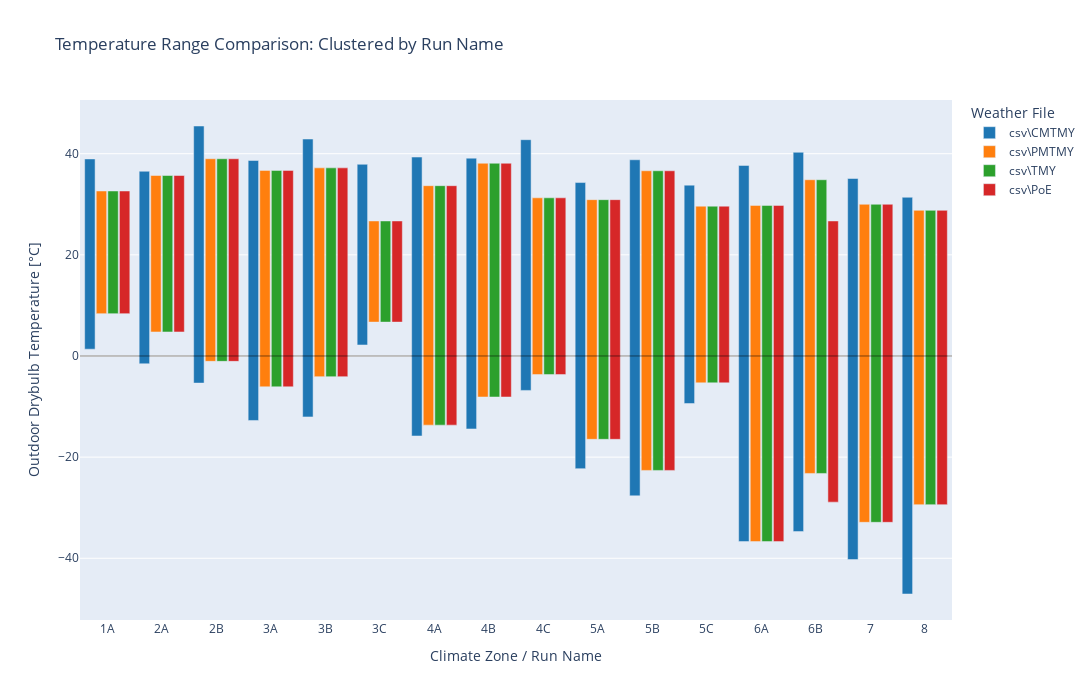

Notebook code for this chart:
### Code cell
# 1. Define your file list
# (Using the filenames as they appear in the current folder)
file_list = [
    'C:\\Users\\arjun\\REVIVE\\Research\\CATE_2026\\enthalpy_test_csv\\CMTMY_ResultsTable.csv', 
    'C:\\Users\\arjun\\REVIVE\\Research\\CATE_2026\\enthalpy_test_csv\\PMTMY_ResultsTable.csv', 
    'C:\\Users\\arjun\\REVIVE\\Research\\CATE_2026\\enthalpy_test_csv\\TMY_ResultsTable.csv', 
    'C:\\Users\\arjun\\REVIVE\\Research\\CATE_2026\\enthalpy_test_csv\\PoE_ResultsTable.csv'
]

# Define distinct colors for each file
colors = ['#1f77b4', '#ff7f0e', '#2ca02c', '#d62728'] 

# 2. Initialize a SINGLE Figure (Not subplots)
# We use a single figure so all bars share the same X-axis and cluster together
fig = go.Figure()

# 3. Loop through files and add to the plot
for i, filename in enumerate(file_list):
    # Get first 16 rows
    df = pd.read_csv(filename).head(16)
    
    # Create Labels
    file_label = filename.split('_')[3] # e.g. CMTMY
    # Clean up Run Name (e.g. "1A_base..." -> "1A") for a cleaner chart
    df['ShortName'] = df['Run Name'].apply(lambda x: x.split('_')[0])
    
    # --- Add Range Bar (Floating Bar) ---
    fig.add_trace(go.Bar(
        x=df['ShortName'],
        
        # HEIGHT of the bar = (Max - Min)
        y=df['Max outdoor DB [°C]'] - df['Min outdoor DB [°C]'], 
        
        # START POINT of the bar = Min
        base=df['Min outdoor DB [°C]'],                         
        
        name=file_label,
        marker_color=colors[i],
        
        # --- CLUSTERING MAGIC ---
        # This ID tells Plotly to put this bar in the "i-th" slot of the cluster
        offsetgroup=str(i),      
        
        hovertemplate=(
            f"<b>{file_label}</b><br>" +
            "Max: %{customdata[0]:.1f}°C<br>" +
            "Min: %{base:.1f}°C<br>" +
            "<extra></extra>"
        ),
        # Pass actual Max data for the hover tooltip
        customdata=df[['Max outdoor DB [°C]']] 
    ))

# 4. Final Layout Adjustments
fig.update_layout(
    title='Temperature Range Comparison: Clustered by Run Name',
    xaxis_title='Climate Zone / Run Name',
    yaxis_title='Outdoor Drybulb Temperature [°C]',
    
    # 'group' places bars with different offsetgroups side-by-side
    barmode='group',             
    
    height=700,
    width=1200,
    hovermode="x unified",       # Shows all 4 files for "1A" simultaneously
    legend=dict(title="Weather File"),
    bargap=0.15,                 # Gap between "1A", "2A", etc.
    bargroupgap=0.1              # Small gap between the 4 bars inside "1A"
)

# Add a zero line for reference
fig.add_hline(y=0, line_width=1, line_color="black", opacity=0.5)

fig.show()

### Figure 1 — Plotly figure (JSON) as saved in the notebook; plotly's stock layout.template omitted (floating-point values rounded to 4 significant figures)
{"data": [{"base": [1.347, -1.548, -5.359, -12.75, -12.05, 2.178, -15.82, -14.43, -6.808, -22.28, -27.66, -9.403, -36.7, -34.72, -40.26, -47.06], "customdata": [[38.96], [36.53], [45.48], [38.66], [42.9], [37.91], [39.34], [39.12], [42.77], [34.29], [38.8], [33.78], [37.68], [40.28], [35.1], [31.38]], "hovertemplate": "<b>csv\\CMTMY</b><br>Max: %{customdata[0]:.1f}°C<br>Min: %{base:.1f}°C<br><extra></extra>", "marker": {"color": "#1f77b4"}, "name": "csv\\CMTMY", "offsetgroup": "0", "type": "bar", "x": ["1A", "2A", "2B", "3A", "3B", "3C", "4A", "4B", "4C", "5A", "5B", "5C", "6A", "6B", "7", "8"], "y": [37.62, 38.08, 50.84, 51.41, 54.95, 35.73, 55.16, 53.55, 49.58, 56.57, 66.46, 43.19, 74.38, 75.0, 75.36, 78.45]}, {"base": [8.375, 4.75, -1.062, -6.1, -4.088, 6.7, -13.68, -8.113, -3.675, -16.48, -22.62, -5.312, -36.7, -23.23, -32.89, -29.4], "customdata": [[32.62], [35.69], [39.0], [36.7], [37.2], [26.7], [33.67], [38.11], [31.27], [30.91], [36.62], [29.62], [29.77], [34.85], [30.0], [28.8]], "hovertemplate": "<b>csv\\PMTMY</b><br>Max: %{customdata[0]:.1f}°C<br>Min: %{base:.1f}°C<br><extra></extra>", "marker": {"color": "#ff7f0e"}, "name": "csv\\PMTMY", "offsetgroup": "1", "type": "bar", "x": ["1A", "2A", "2B", "3A", "3B", "3C", "4A", "4B", "4C", "5A", "5B", "5C", "6A", "6B", "7", "8"], "y": [24.25, 30.94, 40.06, 42.8, 41.29, 20.0, 47.35, 46.22, 34.95, 47.39, 59.25, 34.94, 66.47, 58.08, 62.89, 58.2]}, {"base": [8.375, 4.75, -1.062, -6.1, -4.088, 6.7, -13.68, -8.113, -3.675, -16.48, -22.62, -5.312, -36.7, -23.23, -32.89, -29.4], "customdata": [[32.62], [35.69], [39.0], [36.7], [37.2], [26.7], [33.67], [38.11], [31.27], [30.91], [36.62], [29.62], [29.77], [34.85], [30.0], [28.8]], "hovertemplate": "<b>csv\\TMY</b><br>Max: %{customdata[0]:.1f}°C<br>Min: %{base:.1f}°C<br><extra></extra>", "marker": {"color": "#2ca02c"}, "name": "csv\\TMY", "offsetgroup": "2", "type": "bar", "x": ["1A", "2A", "2B", "3A", "3B", "3C", "4A", "4B", "4C", "5A", "5B", "5C", "6A", "6B", "7", "8"], "y": [24.25, 30.94, 40.06, 42.8, 41.29, 20.0, 47.35, 46.22, 34.95, 47.39, 59.25, 34.94, 66.47, 58.08, 62.89, 58.2]}, {"base": [8.375, 4.75, -1.062, -6.1, -4.088, 6.7, -13.68, -8.113, -3.675, -16.48, -22.62, -5.312, -36.7, -28.9, -32.89, -29.4], "customdata": [[32.62], [35.69], [39.0], [36.7], [37.2], [26.7], [33.67], [38.11], [31.27], [30.91], [36.62], [29.62], [29.77], [26.7], [30.0], [28.8]], "hovertemplate": "<b>csv\\PoE</b><br>Max: %{customdata[0]:.1f}°C<br>Min: %{base:.1f}°C<br><extra></extra>", "marker": {"color": "#d62728"}, "name": "csv\\PoE", "offsetgroup": "3", "type": "bar", "x": ["1A", "2A", "2B", "3A", "3B", "3C", "4A", "4B", "4C", "5A", "5B", "5C", "6A", "6B", "7", "8"], "y": [24.25, 30.94, 40.06, 42.8, 41.29, 20.0, 47.35, 46.22, 34.95, 47.39, 59.25, 34.94, 66.47, 55.6, 62.89, 58.2]}], "layout": {"bargap": 0.15, "bargroupgap": 0.1, "barmode": "group", "height": 700, "hovermode": "x unified", "legend": {"title": {"text": "Weather File"}}, "shapes": [{"line": {"color": "black", "width": 1}, "opacity": 0.5, "type": "line", "x0": 0, "x1": 1, "xref": "x domain", "y0": 0, "y1": 0, "yref": "y"}], "title": {"text": "Temperature Range Comparison: Clustered by Run Name"}, "width": 1200, "xaxis": {"title": {"text": "Climate Zone / Run Name"}}, "yaxis": {"title": {"text": "Outdoor Drybulb Temperature [°C]"}}}}
